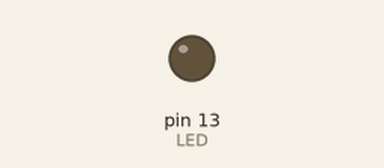
Recording of a sketch running on a simulated Arduino Uno, built with avr-gcc and run on an emulated ATmega328P. Shown: output pins drawn as LEDs (lit = HIGH).

Above: at 0.5 s.
At 2.65 s:
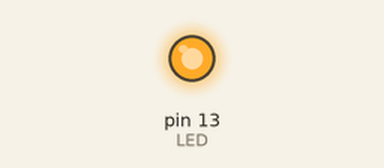
Timing chart, 0 to 3.0 s (numbered marks = the images above):
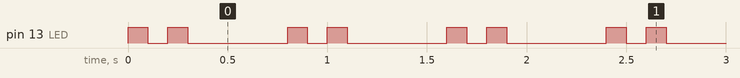

The sketch:

binary-blink.ino
```cpp
int val;
const int LED = 13;
int On = HIGH;
int Off = LOW;
int lblink = 300;
int sblink = 100;

void setup() {

  // set val (8 bit value)
  val = 69;
  pinMode(LED,OUTPUT);
}

void loop() {

  String binval = String(val,BIN);
  int zeros = 8 - binval.length();
  for (int i=0; i<zeros; i++)
  {
    binval = "0" + binval;
  }
  int i =0;
  while (i<8)
  {
    if(binval[i] == "0")
    {
      digitalWrite(LED, On);
      delay(lblink);
      digitalWrite(LED, Off);
    }
    else
    {
      digitalWrite(LED, On);
      delay(sblink);
      digitalWrite(LED, Off);
      delay(100);
      digitalWrite(LED, On);
      delay(sblink);
      digitalWrite(LED, Off);
    }
    delay(500);
    i = i+1;
  }

  // at the beginning of every 10 secs,
  // blink out the 8 bits of "val" using the built in LED
  // bit 1 - two quick short blinks
  // bit 0 - one long blink
  // gap between bits - 500 ms

}
```

Measured:
- by itself, pin 13 (LED): repeats every 0.80 s: LOW 0.10 s, HIGH 0.10 s, LOW 0.50 s, HIGH 0.10 s
- by itself, everything shown: repeats every 0.80 s, in 4 steps
